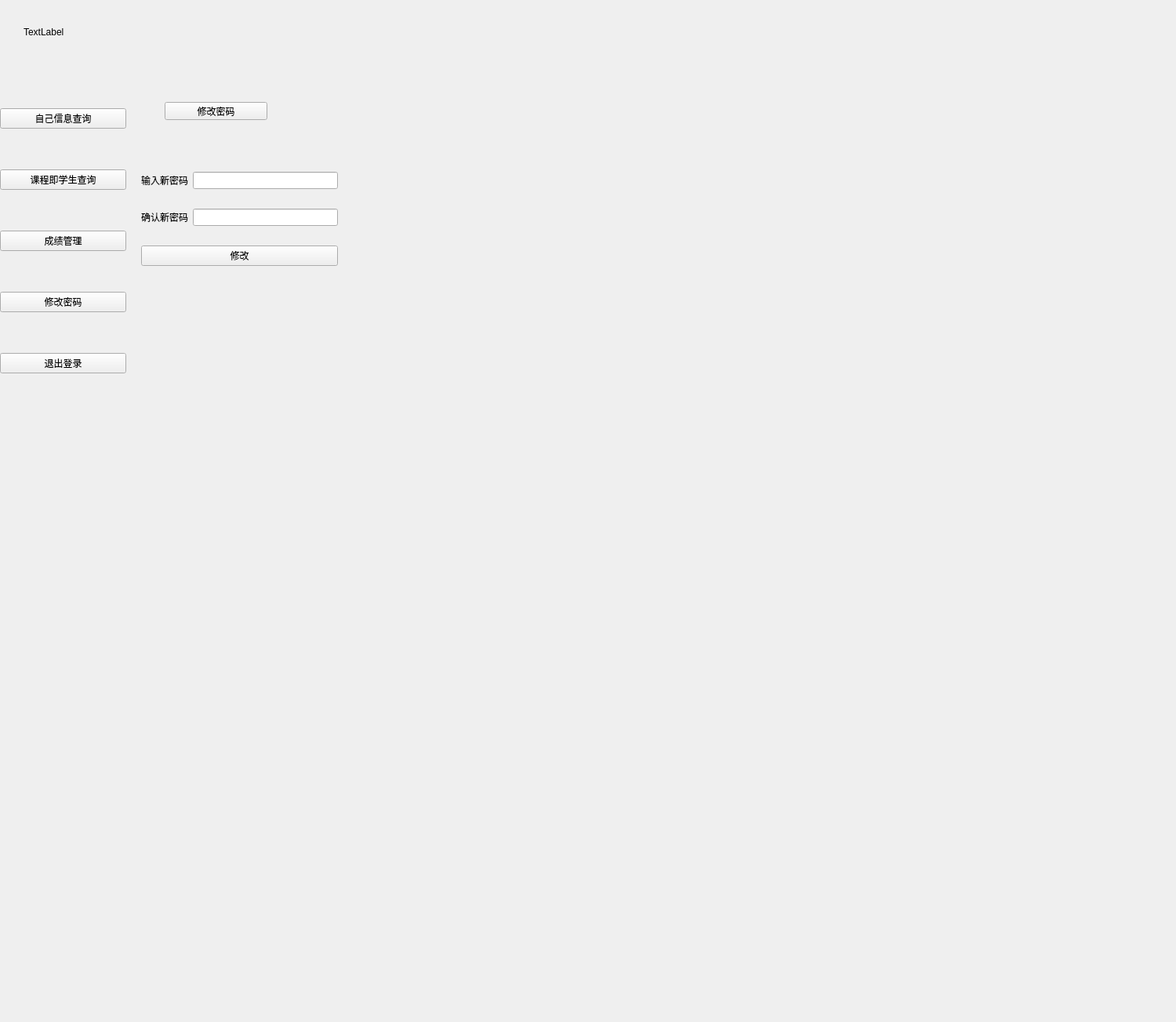
<?xml version="1.0" encoding="UTF-8"?>
<ui version="4.0">
 <class>Form</class>
 <widget class="QWidget" name="Form">
  <property name="geometry">
   <rect>
    <x>0</x>
    <y>0</y>
    <width>1500</width>
    <height>1303</height>
   </rect>
  </property>
  <property name="windowTitle">
   <string>Form</string>
  </property>
  <widget class="QLabel" name="teacher_title">
   <property name="geometry">
    <rect>
     <x>30</x>
     <y>20</y>
     <width>671</width>
     <height>41</height>
    </rect>
   </property>
   <property name="text">
    <string>TextLabel</string>
   </property>
  </widget>
  <widget class="QStackedWidget" name="stackedWidget">
   <property name="geometry">
    <rect>
     <x>160</x>
     <y>70</y>
     <width>1271</width>
     <height>791</height>
    </rect>
   </property>
   <property name="currentIndex">
    <number>3</number>
   </property>
   <widget class="QWidget" name="page">
    <widget class="QLabel" name="all_word">
     <property name="geometry">
      <rect>
       <x>10</x>
       <y>10</y>
       <width>371</width>
       <height>701</height>
      </rect>
     </property>
     <property name="font">
      <font>
       <family>得意黑</family>
       <pointsize>18</pointsize>
       <italic>true</italic>
      </font>
     </property>
     <property name="text">
      <string>自己的信息：</string>
     </property>
     <property name="alignment">
      <set>Qt::AlignLeading|Qt::AlignLeft|Qt::AlignTop</set>
     </property>
     <property name="wordWrap">
      <bool>true</bool>
     </property>
    </widget>
    <widget class="QPushButton" name="change_my_word_button">
     <property name="geometry">
      <rect>
       <x>420</x>
       <y>0</y>
       <width>75</width>
       <height>23</height>
      </rect>
     </property>
     <property name="text">
      <string>修改信息</string>
     </property>
    </widget>
    <widget class="QWidget" name="change_my_word_widget" native="true">
     <property name="geometry">
      <rect>
       <x>420</x>
       <y>30</y>
       <width>551</width>
       <height>591</height>
      </rect>
     </property>
     <widget class="QScrollArea" name="scrollArea">
      <property name="geometry">
       <rect>
        <x>10</x>
        <y>10</y>
        <width>521</width>
        <height>541</height>
       </rect>
      </property>
      <property name="widgetResizable">
       <bool>true</bool>
      </property>
      <widget class="QWidget" name="scrollAreaWidgetContents">
       <property name="geometry">
        <rect>
         <x>0</x>
         <y>0</y>
         <width>506</width>
         <height>600</height>
        </rect>
       </property>
       <property name="minimumSize">
        <size>
         <width>0</width>
         <height>600</height>
        </size>
       </property>
       <widget class="QLabel" name="label_6">
        <property name="geometry">
         <rect>
          <x>10</x>
          <y>10</y>
          <width>261</width>
          <height>81</height>
         </rect>
        </property>
        <property name="text">
         <string>id和所在院是不能修改的，需要更高一阶的用户才能进行修改</string>
        </property>
        <property name="wordWrap">
         <bool>true</bool>
        </property>
       </widget>
       <widget class="QPushButton" name="change_my_word_button2">
        <property name="geometry">
         <rect>
          <x>64</x>
          <y>460</y>
          <width>371</width>
          <height>23</height>
         </rect>
        </property>
        <property name="text">
         <string>确认修改</string>
        </property>
       </widget>
       <widget class="QWidget" name="layoutWidget">
        <property name="geometry">
         <rect>
          <x>0</x>
          <y>140</y>
          <width>491</width>
          <height>311</height>
         </rect>
        </property>
        <layout class="QVBoxLayout" name="verticalLayout">
         <item>
          <layout class="QHBoxLayout" name="horizontalLayout">
           <item>
            <widget class="QLabel" name="label">
             <property name="text">
              <string>姓名</string>
             </property>
            </widget>
           </item>
           <item>
            <widget class="QLineEdit" name="change_my_name"/>
           </item>
          </layout>
         </item>
         <item>
          <layout class="QHBoxLayout" name="horizontalLayout_2">
           <item>
            <widget class="QLabel" name="label_2">
             <property name="maximumSize">
              <size>
               <width>40</width>
               <height>16777215</height>
              </size>
             </property>
             <property name="text">
              <string>性别</string>
             </property>
            </widget>
           </item>
           <item>
            <widget class="QComboBox" name="select_sex_box">
             <item>
              <property name="text">
               <string>男</string>
              </property>
             </item>
             <item>
              <property name="text">
               <string>女</string>
              </property>
             </item>
            </widget>
           </item>
          </layout>
         </item>
         <item>
          <layout class="QHBoxLayout" name="horizontalLayout_3">
           <item>
            <widget class="QLabel" name="label_3">
             <property name="text">
              <string>电话</string>
             </property>
            </widget>
           </item>
           <item>
            <widget class="QLineEdit" name="change_my_phone"/>
           </item>
          </layout>
         </item>
         <item>
          <layout class="QHBoxLayout" name="horizontalLayout_4">
           <item>
            <widget class="QLabel" name="label_4">
             <property name="text">
              <string>邮箱</string>
             </property>
            </widget>
           </item>
           <item>
            <widget class="QLineEdit" name="change_my_email"/>
           </item>
          </layout>
         </item>
         <item>
          <layout class="QHBoxLayout" name="horizontalLayout_5">
           <item>
            <widget class="QLabel" name="label_5">
             <property name="text">
              <string>家庭住址</string>
             </property>
            </widget>
           </item>
           <item>
            <widget class="QLineEdit" name="change_my_home"/>
           </item>
          </layout>
         </item>
        </layout>
       </widget>
      </widget>
     </widget>
    </widget>
   </widget>
   <widget class="QWidget" name="page_2">
    <widget class="QTableWidget" name="all_course_table">
     <property name="geometry">
      <rect>
       <x>20</x>
       <y>40</y>
       <width>441</width>
       <height>231</height>
      </rect>
     </property>
     <column>
      <property name="text">
       <string>课程名</string>
      </property>
     </column>
    </widget>
    <widget class="QComboBox" name="select_course_box">
     <property name="geometry">
      <rect>
       <x>510</x>
       <y>41</y>
       <width>591</width>
       <height>31</height>
      </rect>
     </property>
    </widget>
    <widget class="QTableWidget" name="all_student_table">
     <property name="geometry">
      <rect>
       <x>480</x>
       <y>90</y>
       <width>631</width>
       <height>192</height>
      </rect>
     </property>
     <column>
      <property name="text">
       <string>全选</string>
      </property>
     </column>
     <column>
      <property name="text">
       <string>班级</string>
      </property>
     </column>
     <column>
      <property name="text">
       <string>学生</string>
      </property>
     </column>
     <column>
      <property name="text">
       <string>id</string>
      </property>
     </column>
    </widget>
    <widget class="QPushButton" name="select_student_word_button">
     <property name="geometry">
      <rect>
       <x>40</x>
       <y>290</y>
       <width>221</width>
       <height>23</height>
      </rect>
     </property>
     <property name="text">
      <string>选择上面学生进行查询</string>
     </property>
    </widget>
    <widget class="QTableWidget" name="student_table">
     <property name="geometry">
      <rect>
       <x>20</x>
       <y>340</y>
       <width>1201</width>
       <height>192</height>
      </rect>
     </property>
     <column>
      <property name="text">
       <string>全选</string>
      </property>
     </column>
     <column>
      <property name="text">
       <string>学号</string>
      </property>
     </column>
     <column>
      <property name="text">
       <string>名称</string>
      </property>
     </column>
     <column>
      <property name="text">
       <string>性别</string>
      </property>
     </column>
     <column>
      <property name="text">
       <string>电话</string>
      </property>
     </column>
     <column>
      <property name="text">
       <string>邮箱</string>
      </property>
     </column>
     <column>
      <property name="text">
       <string>地址</string>
      </property>
     </column>
     <column>
      <property name="text">
       <string>寝室号</string>
      </property>
     </column>
     <column>
      <property name="text">
       <string>院</string>
      </property>
     </column>
     <column>
      <property name="text">
       <string>班</string>
      </property>
     </column>
     <column>
      <property name="text">
       <string/>
      </property>
     </column>
    </widget>
    <widget class="QWidget" name="add_course_widget" native="true">
     <property name="geometry">
      <rect>
       <x>20</x>
       <y>590</y>
       <width>381</width>
       <height>181</height>
      </rect>
     </property>
     <widget class="QComboBox" name="select_class_box">
      <property name="geometry">
       <rect>
        <x>140</x>
        <y>90</y>
        <width>161</width>
        <height>22</height>
       </rect>
      </property>
     </widget>
     <widget class="QLineEdit" name="add_class_name">
      <property name="geometry">
       <rect>
        <x>140</x>
        <y>20</y>
        <width>171</width>
        <height>20</height>
       </rect>
      </property>
     </widget>
     <widget class="QLabel" name="label_7">
      <property name="geometry">
       <rect>
        <x>30</x>
        <y>20</y>
        <width>54</width>
        <height>12</height>
       </rect>
      </property>
      <property name="text">
       <string>课程名</string>
      </property>
     </widget>
     <widget class="QComboBox" name="select_sdept_box">
      <property name="geometry">
       <rect>
        <x>140</x>
        <y>60</y>
        <width>161</width>
        <height>22</height>
       </rect>
      </property>
      <item>
       <property name="text">
        <string>全</string>
       </property>
      </item>
     </widget>
     <widget class="QLabel" name="label_8">
      <property name="geometry">
       <rect>
        <x>30</x>
        <y>100</y>
        <width>54</width>
        <height>12</height>
       </rect>
      </property>
      <property name="text">
       <string>班级</string>
      </property>
     </widget>
     <widget class="QLabel" name="label_9">
      <property name="geometry">
       <rect>
        <x>30</x>
        <y>60</y>
        <width>91</width>
        <height>16</height>
       </rect>
      </property>
      <property name="text">
       <string>学院(筛选)</string>
      </property>
     </widget>
     <widget class="QPushButton" name="add_course_button2">
      <property name="geometry">
       <rect>
        <x>140</x>
        <y>130</y>
        <width>75</width>
        <height>23</height>
       </rect>
      </property>
      <property name="text">
       <string>添加</string>
      </property>
     </widget>
    </widget>
    <widget class="QPushButton" name="add_course_button">
     <property name="geometry">
      <rect>
       <x>30</x>
       <y>550</y>
       <width>91</width>
       <height>31</height>
      </rect>
     </property>
     <property name="text">
      <string>添加课程</string>
     </property>
    </widget>
   </widget>
   <widget class="QWidget" name="page_3">
    <widget class="QLabel" name="label_10">
     <property name="geometry">
      <rect>
       <x>40</x>
       <y>30</y>
       <width>151</width>
       <height>31</height>
      </rect>
     </property>
     <property name="text">
      <string>选择自己的课程</string>
     </property>
    </widget>
    <widget class="QComboBox" name="select_course_box2">
     <property name="geometry">
      <rect>
       <x>240</x>
       <y>30</y>
       <width>211</width>
       <height>31</height>
      </rect>
     </property>
    </widget>
    <widget class="QTableWidget" name="student_score_table">
     <property name="enabled">
      <bool>true</bool>
     </property>
     <property name="geometry">
      <rect>
       <x>30</x>
       <y>90</y>
       <width>711</width>
       <height>331</height>
      </rect>
     </property>
     <column>
      <property name="text">
       <string>学生名称</string>
      </property>
     </column>
     <column>
      <property name="text">
       <string>id</string>
      </property>
     </column>
     <column>
      <property name="text">
       <string>班级</string>
      </property>
     </column>
     <column>
      <property name="text">
       <string>成绩</string>
      </property>
     </column>
    </widget>
    <widget class="QLabel" name="label_11">
     <property name="geometry">
      <rect>
       <x>500</x>
       <y>0</y>
       <width>321</width>
       <height>91</height>
      </rect>
     </property>
     <property name="text">
      <string>输入非中文不会报错，但是不会添加成功，必须是0~100之间</string>
     </property>
     <property name="wordWrap">
      <bool>true</bool>
     </property>
    </widget>
   </widget>
   <widget class="QWidget" name="page_4">
    <widget class="QPushButton" name="change_password_button">
     <property name="geometry">
      <rect>
       <x>50</x>
       <y>60</y>
       <width>131</width>
       <height>23</height>
      </rect>
     </property>
     <property name="text">
      <string>修改密码</string>
     </property>
    </widget>
    <widget class="QWidget" name="change_password_widget" native="true">
     <property name="geometry">
      <rect>
       <x>10</x>
       <y>90</y>
       <width>311</width>
       <height>251</height>
      </rect>
     </property>
     <widget class="QWidget" name="layoutWidget_2">
      <property name="geometry">
       <rect>
        <x>10</x>
        <y>40</y>
        <width>251</width>
        <height>161</height>
       </rect>
      </property>
      <layout class="QVBoxLayout" name="verticalLayout_3">
       <item>
        <layout class="QHBoxLayout" name="horizontalLayout_6">
         <item>
          <widget class="QLabel" name="label_14">
           <property name="text">
            <string>输入新密码</string>
           </property>
          </widget>
         </item>
         <item>
          <widget class="QLineEdit" name="new_password"/>
         </item>
        </layout>
       </item>
       <item>
        <layout class="QHBoxLayout" name="horizontalLayout_7">
         <item>
          <widget class="QLabel" name="label_15">
           <property name="text">
            <string>确认新密码</string>
           </property>
          </widget>
         </item>
         <item>
          <widget class="QLineEdit" name="new_password2"/>
         </item>
        </layout>
       </item>
       <item>
        <widget class="QPushButton" name="change_password_button2">
         <property name="text">
          <string>修改</string>
         </property>
        </widget>
       </item>
      </layout>
     </widget>
    </widget>
   </widget>
  </widget>
  <widget class="QLabel" name="label_word">
   <property name="geometry">
    <rect>
     <x>100</x>
     <y>870</y>
     <width>581</width>
     <height>61</height>
    </rect>
   </property>
   <property name="text">
    <string/>
   </property>
  </widget>
  <widget class="QWidget" name="">
   <property name="geometry">
    <rect>
     <x>0</x>
     <y>92</y>
     <width>161</width>
     <height>431</height>
    </rect>
   </property>
   <layout class="QVBoxLayout" name="verticalLayout_2">
    <item>
     <widget class="QPushButton" name="all_my_word_button">
      <property name="text">
       <string>自己信息查询</string>
      </property>
     </widget>
    </item>
    <item>
     <widget class="QPushButton" name="all_course_student_butoon">
      <property name="text">
       <string>课程即学生查询</string>
      </property>
     </widget>
    </item>
    <item>
     <widget class="QPushButton" name="all_score_button">
      <property name="text">
       <string>成绩管理</string>
      </property>
     </widget>
    </item>
    <item>
     <widget class="QPushButton" name="all_change_password_button">
      <property name="text">
       <string>修改密码</string>
      </property>
     </widget>
    </item>
    <item>
     <widget class="QPushButton" name="exit_button">
      <property name="text">
       <string>退出登录</string>
      </property>
     </widget>
    </item>
   </layout>
  </widget>
 </widget>
 <resources/>
 <connections/>
</ui>
